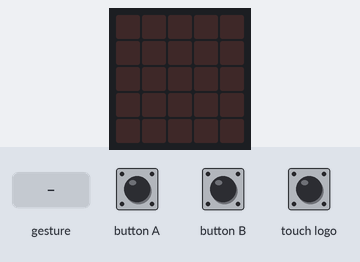
Simulated run of this program. Board: BBC micro:bit (MakeCode). Shown: the board's 5×5 LED display. The inputs (shaded band) are chosen by the test bench. Random numbers come from a fixed seed; a tilt is held for 1.5 s and a shake lasts 1 s, then the board lies face up again.

Above: at 1.2 s.
1.3 s: button B pressed for 0.15 s
At 1.8 s:
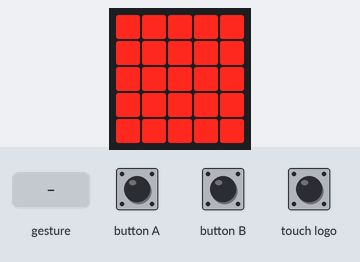
4.4 s: gesture 'shake'
At 5.2 s:
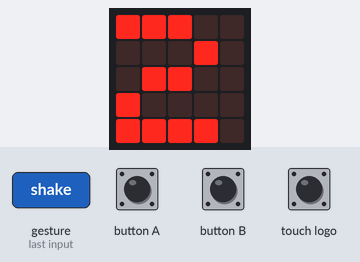
Timing chart, 0 to 7.4 s (numbered marks = the images above; inputs shaded):
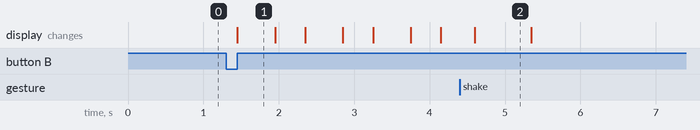

The program:

main.ts
```typescript
input.onButtonPressed(Button.A, function () {

})
input.onButtonPressed(Button.B, function () {
    for (let index = 0; index < 4; index++) {
        basic.showLeds(`
            # # # # #
            # # # # #
            # # # # #
            # # # # #
            # # # # #
            `)
        basic.pause(100)
        basic.showLeds(`
            . . . . .
            . . . . .
            . . . . .
            . . . . .
            . . . . .
            `)
    }
})
input.onLogoEvent(TouchButtonEvent.Pressed, function () {
    basic.clearScreen()
})
input.onGesture(Gesture.Shake, function () {
    basic.showNumber(randint(1, 6))
})
basic.forever(function () {

})
```

test.ts
```typescript
// здесь помещаются тесты; они не будут скомпилированы, пока пакет используется в качестве расширения.
```

Measured:
- after the input at 1.3 s, the display: changes after 0.15 s (image 1)
- what the display in image 1 shows lasts 0.5 s, from 1.5 s to 2.0 s
- what the display in image 2 shows lasts 0.8 s, from 4.6 s to 5.4 s
